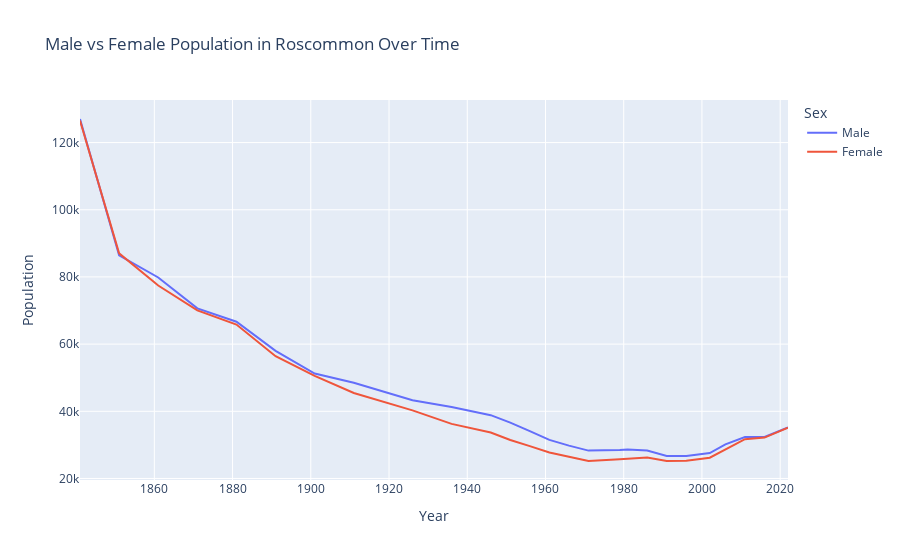

The notebook cell saved with this chart:
### Code cell
fig = px.line(
    census_pop[census_pop["County"] == "Roscommon"],
    x="CensusYear",
    y=["Male", "Female"],
    title="Male vs Female Population in Roscommon Over Time",
    labels={"value": "Population", "CensusYear": "Year", "variable": "Sex"}
)
fig.show()

### Figure 1 — Plotly figure (JSON) as saved in the notebook; plotly's stock layout.template omitted (floating-point values rounded to 4 significant figures)
{"data": [{"hovertemplate": "Sex=Male<br>Year=%{x}<br>Population=%{y}<extra></extra>", "legendgroup": "Male", "line": {"color": "#636efa", "dash": "solid"}, "marker": {"symbol": "circle"}, "mode": "lines", "name": "Male", "orientation": "v", "showlegend": true, "type": "scatter", "x": [1841, 1851, 1861, 1871, 1881, 1891, 1901, 1911, 1926, 1936, 1946, 1951, 1956, 1961, 1966, 1971, 1979, 1981, 1986, 1991, 1996, 2002, 2006, 2011, 2016, 2022], "xaxis": "x", "y": [127016, 86411, 79841, 70647, 66657, 58000, 51233, 48522, 43281, 41308, 38845, 36626, 34078, 31477, 29782, 28294, 28475, 28653, 28351, 26694, 26695, 27583, 30178, 32353, 32377, 35170], "yaxis": "y"}, {"hovertemplate": "Sex=Female<br>Year=%{x}<br>Population=%{y}<extra></extra>", "legendgroup": "Female", "line": {"color": "#EF553B", "dash": "solid"}, "marker": {"symbol": "circle"}, "mode": "lines", "name": "Female", "orientation": "v", "showlegend": true, "type": "scatter", "x": [1841, 1851, 1861, 1871, 1881, 1891, 1901, 1911, 1926, 1936, 1946, 1951, 1956, 1961, 1966, 1971, 1979, 1981, 1986, 1991, 1996, 2002, 2006, 2011, 2016, 2022], "xaxis": "x", "y": [126575, 87025, 77431, 70023, 65833, 56397, 50558, 45434, 40275, 36258, 33665, 31476, 29632, 27740, 26446, 25225, 25714, 25890, 26241, 25203, 25280, 26191, 28590, 31712, 32167, 35089], "yaxis": "y"}], "layout": {"legend": {"title": {"text": "Sex"}, "tracegroupgap": 0}, "title": {"text": "Male vs Female Population in Roscommon Over Time"}, "xaxis": {"anchor": "y", "domain": [0, 1], "title": {"text": "Year"}}, "yaxis": {"anchor": "x", "domain": [0, 1], "title": {"text": "Population"}}}}
